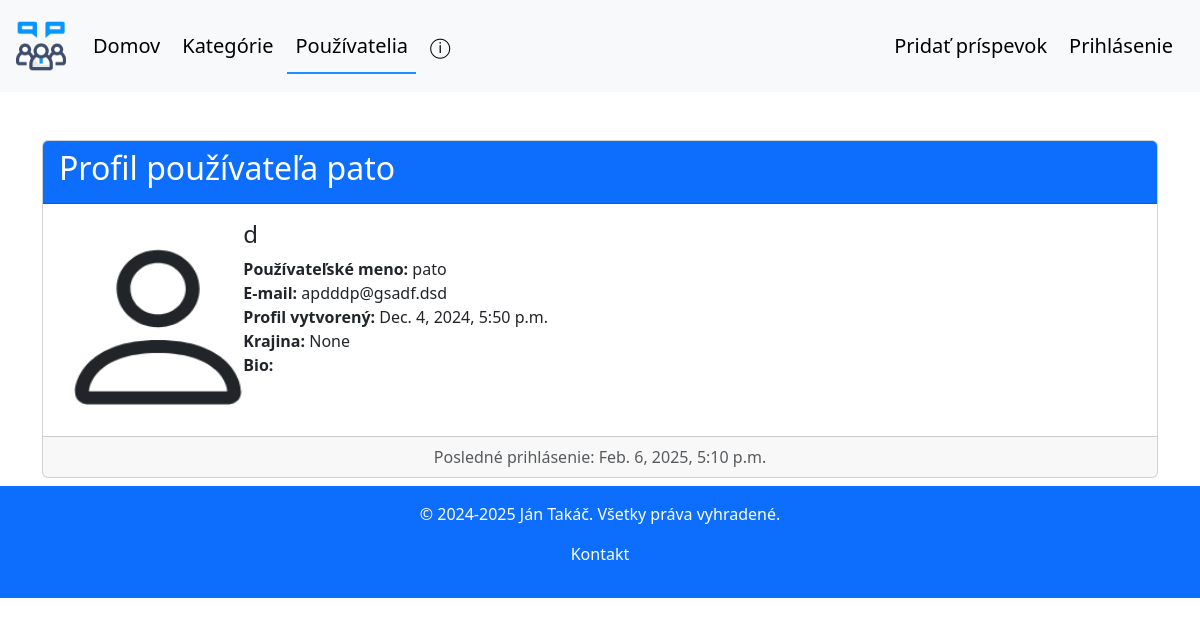
/browse-profiles/9/, run on an earlier commit of the app's database.
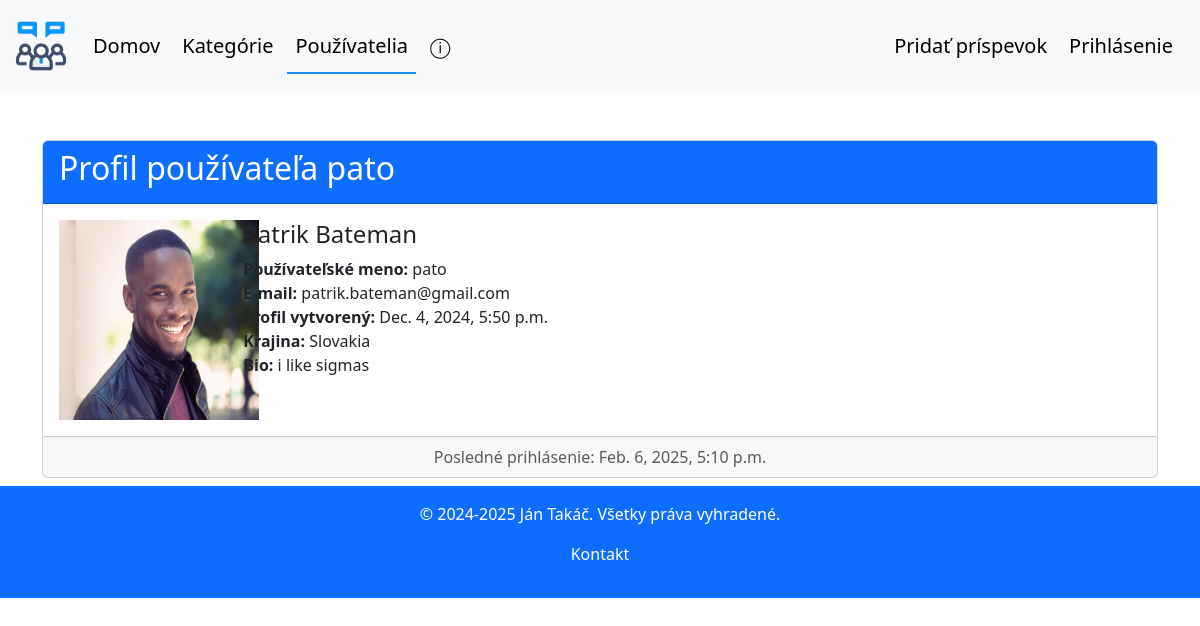
And on a later commit of the database.
### forum/models.py (models this page shows, shortened)
class Profile(models.Model):
    user = models.OneToOneField(User, on_delete=models.CASCADE, related_name='profile')
    image = models.ImageField(default='pf_pics/default.png', upload_to='pf_pics', null=False, blank=True)
    country = models.CharField(max_length=50, null=True, blank=True)
    bio = models.TextField(max_length=150, null=True, blank=True)

### forum/views.py (the view)
# urls.py: path('browse-profiles/<int:profile_id>/', views.browse_profile_view, name='browse_profile'),
def browse_profile_view(request, profile_id):
    profile = get_object_or_404(Profile, id=profile_id)
    return render(request, 'forum/browse_profile.html', {'profile': profile})

### forum/templates/forum/browse_profile.html (shortened to what this page needs)
{% extends 'forum/base.html' %}
{% block users_active %}active{% endblock %}
{% block content %}
<div class="container mt-5">
    <div class="card mb-2">
        <div class="card-header bg-primary text-white">
            <h2>Profil používateľa {{ profile.user.username }}</h2>
        </div>
        <div class="card-body">
            <div class="row">
                <div class="col-md-2">
                    <img src="{{ profile.image.url }}" width="200" height="200" alt="pf_picture">
                </div>
                <div class="col-md-8">
                    <h4 class="card-title">{{ profile.user.first_name }}  {{ profile.user.last_name }}</h4>
                    <p class="card-text">
                        <strong>Používateľské meno:</strong> {{ profile.user.username }}<br>
                        <strong>E-mail:</strong> {{ profile.user.email }}<br>
                        <strong>Profil vytvorený: </strong> {{ profile.user.date_joined }}<br>
                        <strong>Krajina: </strong> {{ profile.country }}<br>
                        <strong>Bio: </strong> {{ profile.bio }}
                    </p>
                </div>
            </div>
        </div>
        <div class="card-footer text-muted text-center">
            Posledné prihlásenie: {{ profile.user.last_login }}
        </div>
    </div>
</div>
{% endblock %}

What changed in the data, as far as the page shows it:
changed Profile "pato": image: picture added in place of a placeholder; user.first_name "d" → "Patrik"; user.last_name (not shown) → "Bateman"; user.email "apdddp@gsadf.dsd" → "patrik.bateman@gmail.com"; country "None" → "Slovakia"; bio (not shown) → "i like sigmas"
